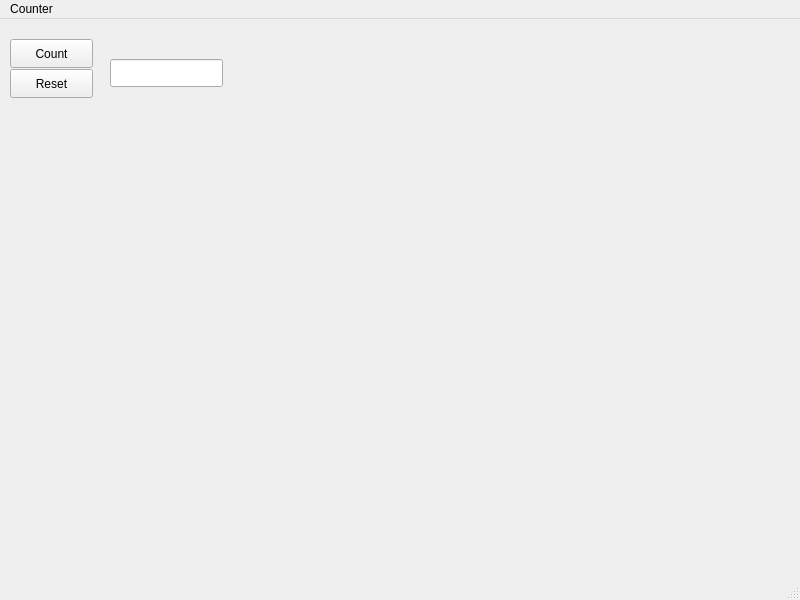
<?xml version="1.0" encoding="UTF-8"?>
<ui version="4.0">
 <class>MainWindow</class>
 <widget class="QMainWindow" name="MainWindow">
  <property name="geometry">
   <rect>
    <x>0</x>
    <y>0</y>
    <width>800</width>
    <height>600</height>
   </rect>
  </property>
  <property name="windowTitle">
   <string>MainWindow</string>
  </property>
  <widget class="QWidget" name="centralwidget">
   <widget class="QPushButton" name="Count">
    <property name="geometry">
     <rect>
      <x>10</x>
      <y>20</y>
      <width>83</width>
      <height>29</height>
     </rect>
    </property>
    <property name="text">
     <string>Count</string>
    </property>
   </widget>
   <widget class="QPushButton" name="Reset">
    <property name="geometry">
     <rect>
      <x>10</x>
      <y>50</y>
      <width>83</width>
      <height>29</height>
     </rect>
    </property>
    <property name="text">
     <string>Reset</string>
    </property>
   </widget>
   <widget class="QLineEdit" name="numberLine">
    <property name="geometry">
     <rect>
      <x>110</x>
      <y>40</y>
      <width>113</width>
      <height>28</height>
     </rect>
    </property>
    <property name="inputMask">
     <string/>
    </property>
    <property name="text">
     <string/>
    </property>
    <property name="maxLength">
     <number>32767</number>
    </property>
   </widget>
  </widget>
  <widget class="QMenuBar" name="menubar">
   <property name="geometry">
    <rect>
     <x>0</x>
     <y>0</y>
     <width>800</width>
     <height>25</height>
    </rect>
   </property>
   <widget class="QMenu" name="menuCounter">
    <property name="title">
     <string>Counter</string>
    </property>
   </widget>
   <addaction name="menuCounter"/>
  </widget>
  <widget class="QStatusBar" name="statusbar"/>
 </widget>
 <resources/>
 <connections/>
</ui>
